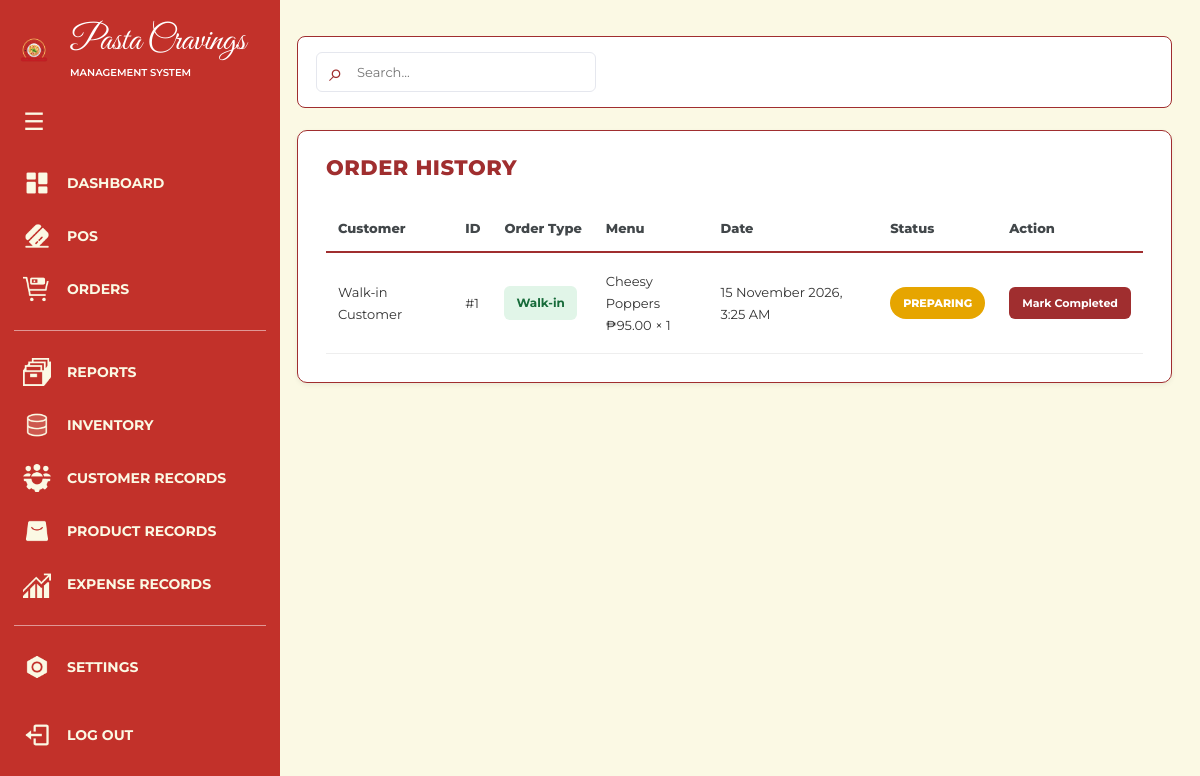
Before: /orders/ (signed in) with the older database file.
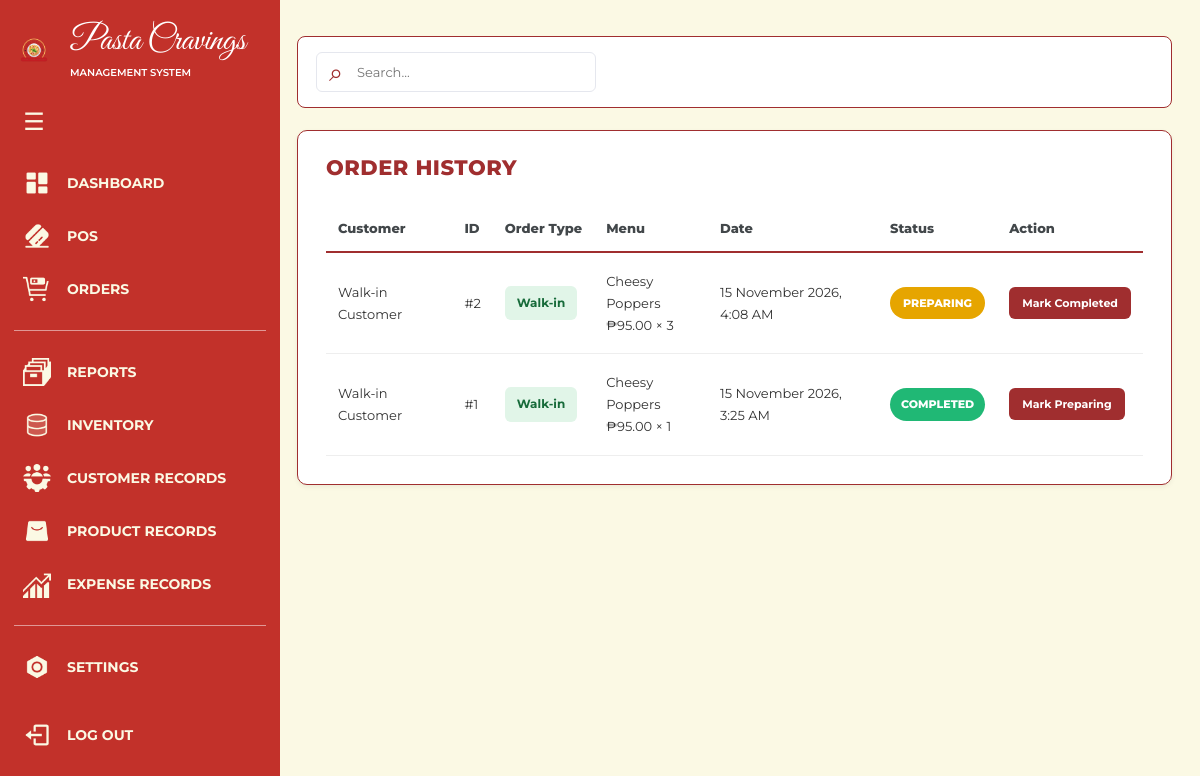
After: the same page with the newer database file.
### apps/orders/models.py (models this page shows, shortened)
class Order(models.Model):
    class Status(models.TextChoices):
        PREPARING = "PREPARING", "Preparing"
        COMPLETED = "COMPLETED", "Completed"
    customer_name = models.CharField(
        max_length=150,
        default="Walk-in Customer"
    )
    order_date = models.DateTimeField(auto_now_add=True)
    status = models.CharField(
        max_length=20,
        choices=Status.choices,
        default=Status.PREPARING
    )
    payment_method = models.CharField(
        max_length=50,
        default="Cash"
    )
    order_type = models.CharField(
        max_length=20,
        default="Dine In"
    )
    subtotal = models.DecimalField(
        max_digits=10,
        decimal_places=2,
        default=Decimal("0.00")
    )
    service_charge = models.DecimalField(
        max_digits=10,
        decimal_places=2,
        default=Decimal("0.00")
    )
    ppn = models.DecimalField(
        max_digits=10,
        decimal_places=2,
        default=Decimal("0.00")
    )
    total_amount = models.DecimalField(
        max_digits=10,
        decimal_places=2,
        default=Decimal("0.00")
    )
    cash_received = models.DecimalField(
        max_digits=10,
        decimal_places=2,
        default=Decimal("0.00")
    )
    change_amount = models.DecimalField(
        max_digits=10,
        decimal_places=2,
        default=Decimal("0.00")
    )

class OrderItem(models.Model):
    order = models.ForeignKey(
        Order,
        on_delete=models.CASCADE,
        related_name="items"
    )
    product_name = models.CharField(max_length=150)
    quantity = models.PositiveIntegerField(
        validators=[MinValueValidator(1)]
    )
    unit_price = models.DecimalField(
        max_digits=10,
        decimal_places=2,
        validators=[MinValueValidator(0)]
    )

### apps/orders/views.py (the view)
# urls.py: path("", views.orders, name="orders"),
@login_required
def orders(request):
    order_list = Order.objects.prefetch_related(
        "items"
    ).order_by("-order_date")
    return render(request, "orders.html", {
        "orders": order_list
    })

### templates/orders.html (shortened to what this page needs)
{% extends "base.html" %}
{% load static %}
{% block extra_css %}
<link rel="stylesheet" href="{% static 'css/orders.css' %}">
{% endblock %}
{% block navbar %}
    {% include "components/navbar_database.html" %}
{% endblock %}
{% block content %}
<main class="main">
    <header class="topbar">
        <label class="search-box">
            <span class="search-icon">⌕</span>
            <input type="search" placeholder="Search...">
        </label>
    </header>
    <section class="order-history">
        <h2>ORDER HISTORY</h2>
        <div class="table-container">
            <table>
                <thead>
                    <tr>
                        <th>Customer</th>
                        <th>ID</th>
                        <th>Order Type</th>
                        <th>Menu</th>
                        <th>Date</th>
                        <th>Status</th>
                        <th>Action</th>
                    </tr>
                </thead>
                <tbody>
                    {% for order in orders %}
                    <tr>
                        <td>{{ order.customer_name }}</td>
                        <td>#{{ order.id }}</td>
                        <td>
                            <span class="order-type {{ order.order_type|lower|slugify }}">
                                {{ order.order_type }}
                            </span>
                        </td>
                        <td>
                            {% for item in order.items.all %}
                                {{ item.product_name }}<br>
                                ₱{{ item.unit_price|floatformat:2 }} × {{ item.quantity }}
                            {% empty %}
                                No items
                            {% endfor %}
                        </td>
                        <td>{{ order.order_date|date:"d F Y, g:i A" }}</td>
                        <td>
                            <span class="status {{ order.status|lower }}">
                                {{ order.get_status_display|upper }}
                            </span>
                        </td>
                        <td>
                            {% if order.status == "PREPARING" or order.status == "COMPLETED" %}
                                <form class="status-form"
                                      action="{% url 'toggle_order_status' order.id %}"
                                      method="post">
                                    <button type="submit" class="status-toggle">
                                        {% if order.status == "PREPARING" %}
                                            Mark Completed
                                        {% else %}
                                            Mark Preparing
                                        {% endif %}
                                    </button>
                                </form>
                            {% else %}
                                —
                            {% endif %}
                        </td>
                    </tr>
                    {% empty %}
                    <tr>
                        <td colspan="7" class="empty-orders">
                            No orders found.
                        </td>
                    </tr>
                    {% endfor %}
                </tbody>
            </table>
        </div>
    </section>
</main>
{% endblock %}

### templates/base.html (shortened to what this page needs)
{% load static %}
<!DOCTYPE html>
<html lang="en">
<head>
    <link rel="stylesheet" href="{% static 'css/components/navbar.css' %}">
    <link rel="stylesheet" href="{% static 'css/components/footer.css' %}">
    {% block extra_css %}{% endblock %}
</head>
<body>
    <div class="page-layout">
        {% block navbar %}{% endblock %}
        {% block content %}{% endblock %}
    </div>
</body>
</html>

### templates/components/navbar_database.html (shortened to what this page needs)
{% load static %}
<link rel="stylesheet" href="{% static 'css/components/navbar_database.css' %}">
<aside class="sidebar" id="databaseSidebar">
    <div class="sidebar-brand">
        <img src="{% static 'images/logo.png' %}" alt="Pasta Cravings Logo" class="sidebar-logo">
        <div class="sidebar-brand-text">
            <h1>Pasta Cravings</h1>
            <p>MANAGEMENT SYSTEM</p>
        </div>
    </div>
    <button type="button" class="sidebar-toggle"
            id="sidebarToggle" aria-label="Toggle sidebar"
            aria-expanded="false">
        <span>☰</span>
    </button>
    <nav class="sidebar-nav">
        <a href="{% url 'dashboard' %}" class="nav-link" title="Dashboard">
            <img src="{% static 'icons/dashboard.png' %}" alt="">
            <span>DASHBOARD</span>
        </a>
        <a href="{% url 'pos:pos' %}" class="nav-link">
            <img src="{% static 'icons/pos.png' %}" alt="">
            <span>POS</span>
        </a>
        <a href="{% url 'orders' %}" class="nav-link" title="Orders">
            <img src="{% static 'icons/orders.png' %}" alt="">
            <span>ORDERS</span>
        </a>
        <div class="nav-divider"></div>
        <a href="{% url 'reports' %}" class="nav-link" title="Reports">
            <img src="{% static 'icons/reports.png' %}" alt="">
            <span>REPORTS</span>
        </a>
        <a href="{% url 'inventory' %}" class="nav-link" title="Inventory">
            <img src="{% static 'icons/inventory.png' %}" alt="">
            <span>INVENTORY</span>
        </a>
        <a href="{% url 'customer' %}" class="nav-link" title="Customer Records">
            <img src="{% static 'icons/customer_records.png' %}" alt="">
            <span>CUSTOMER RECORDS</span>
        </a>
        <a href="{% url 'product' %}" class="nav-link" title="Product Records">
            <img src="{% static 'icons/product_records.png' %}" alt="">
            <span>PRODUCT RECORDS</span>
        </a>
        <a href="{% url 'expenses:expenses' %}" class="nav-link" title="Expense Records">
            <img src="{% static 'icons/expense_records.png' %}" alt="">
            <span>EXPENSE RECORDS</span>
        </a>
        <div class="nav-divider"></div>
        <a href="{% url 'settings' %}" class="nav-link" title="Settings">
            <img src="{% static 'icons/settings.png' %}" alt="">
            <span>SETTINGS</span>
        </a>
    </nav>
    <form method="POST" action="{% url 'logout' %}" class="sidebar-logout">
        <button type="submit" class="nav-link logout-button" title="Log Out">
            <img src="{% static 'icons/log_out.png' %}" alt="">
            <span>LOG OUT</span>
        </button>
    </form>
</aside>

### static/css/orders.css (style rules this page uses)
* { box-sizing: border-box; }
html, body { margin: 0; padding: 0; width: 100%; min-height: 100%; background: #FBF9E4; }
.main { min-height: 100vh; padding: 36px 28px 30px 95px; background: #FBF9E4; font-family: 'Montserrat', sans-serif; transition: padding-left .35s cubic-bezier(.22, 1, .36, 1); }
.topbar { min-height: 72px; padding: 15px 18px; margin-bottom: 22px; display: flex; align-items: center; background: #fff; border: 1.5px solid #A02E2F; border-radius: 8px; }
.search-box { width: 280px; height: 40px; padding: 0 12px; display: flex; align-items: center; gap: 12px; background: #fff; border: 1px solid #E5E7EE; border-radius: 6px; }
.search-icon { color: #A02E2F; font-size: 25px; }
.search-box input { width: 100%; border: none; outline: none; background: transparent; font-family: inherit; font-size: 13px; }
.order-history { padding: 24px 28px 28px; background: #fff; border: 1.5px solid #A02E2F; border-radius: 10px; box-shadow: 0 2px 5px #00000010; }
.order-history h2 { margin: 0 0 25px; color: #A02E2F; font-size: 21px; font-weight: 800; letter-spacing: .5px; }
.table-container { width: 100%; overflow-x: auto; }
table { width: 100%; border-collapse: collapse; text-align: left; }
th { padding: 15px 12px; color: #42474A; background: #fff; border-bottom: 2px solid #A02E2F; font-size: 13px; font-weight: 800; white-space: nowrap; }
td { padding: 17px 12px; color: #333; border-bottom: 1px solid #eee; font-size: 13px; line-height: 1.7; }
.order-type { display: inline-block; padding: 7px 12px; border-radius: 6px; font-size: 12px; font-weight: 700; white-space: nowrap; }
.order-type.walk-in { color: #176B3A; background: #E1F5E8; }
.status { display: inline-block; min-width: 95px; padding: 7px 11px; border-radius: 20px; color: #fff; text-align: center; font-size: 11px; font-weight: 800; white-space: nowrap; }
.completed { background: #20B875; }
.preparing { background: #E6A500; }
.status-toggle { padding: 9px 13px; border: none; border-radius: 6px; background: #A02E2F; color: #fff; font-family: inherit; font-size: 11px; font-weight: 700; cursor: pointer; white-space: nowrap; transition: background .2s ease, transform .15s ease; }

### static/css/components/navbar_database.css (style rules this page uses)
* { box-sizing: border-box; }
.sidebar { position: fixed; top: 0; left: 0; z-index: 1000; width: 78px; height: 100vh; overflow-x: hidden; overflow-y: auto; padding: 22px 12px; background: #C2312A; transition: width .35s cubic-bezier(.22, 1, .36, 1); }
.sidebar-brand { display: flex; align-items: center; gap: 14px; min-height: 48px; margin-bottom: 22px; white-space: nowrap; }
.sidebar-logo, .nav-link img, .nav-heading img, .logout-button img { flex-shrink: 0; object-fit: contain; }
.sidebar-logo { width: 44px; height: 44px; }
.sidebar-brand-text, .nav-link span, .nav-heading span, .logout-button span { opacity: 0; visibility: hidden; transition: opacity .15s ease; }
.sidebar-brand h1 { margin: 0; color: white; font: 400 35px/1.1 'Great Vibes', cursive; }
.sidebar-brand p { margin: 5px 0 0; color: white; font: 600 10px 'Montserrat', sans-serif; }
.sidebar-toggle, .nav-link, .nav-heading, .logout-button { display: flex; align-items: center; gap: 16px; color: #FBF9E4; border-radius: 8px; white-space: nowrap; }
.sidebar-toggle { justify-content: center; width: 44px; height: 42px; margin-bottom: 16px; border: none; background: transparent; font-size: 24px; cursor: pointer; }
.sidebar-nav { display: flex; flex-direction: column; gap: 5px; }
.nav-link, .nav-heading, .logout-button { width: 100%; min-height: 48px; padding: 10px 11px; font: 700 14px 'Montserrat', sans-serif; text-decoration: none; }
.nav-link img, .nav-heading img, .logout-button img { width: 28px; height: 28px; }
.sidebar-toggle, .nav-link, .logout-button { transition: background-color .2s ease; }
.nav-divider { height: 1px; flex-shrink: 0; margin: 12px 2px; background: rgba(255, 255, 255, .5); }
.sidebar-logout { width: 100%; margin-top: 20px; }
.logout-button { appearance: none; -webkit-appearance: none; border: none; outline: none; box-shadow: none; background: transparent; text-align: left; cursor: pointer; }

Changed rows visible on the page:
added Order: customer_name "Walk-in Customer", id "2", order_type "Walk-in", order_date "15 November 2026, 4:08 AM", status "PREPARING", shows "Mark Completed"
added OrderItem: product_name "Cheesy Poppers", unit_price "95.00", quantity "3", shown under "Walk-in Customer"
changed Order id 1: status "PREPARING" → "COMPLETED"; status "Mark Completed" → "Mark Preparing"
